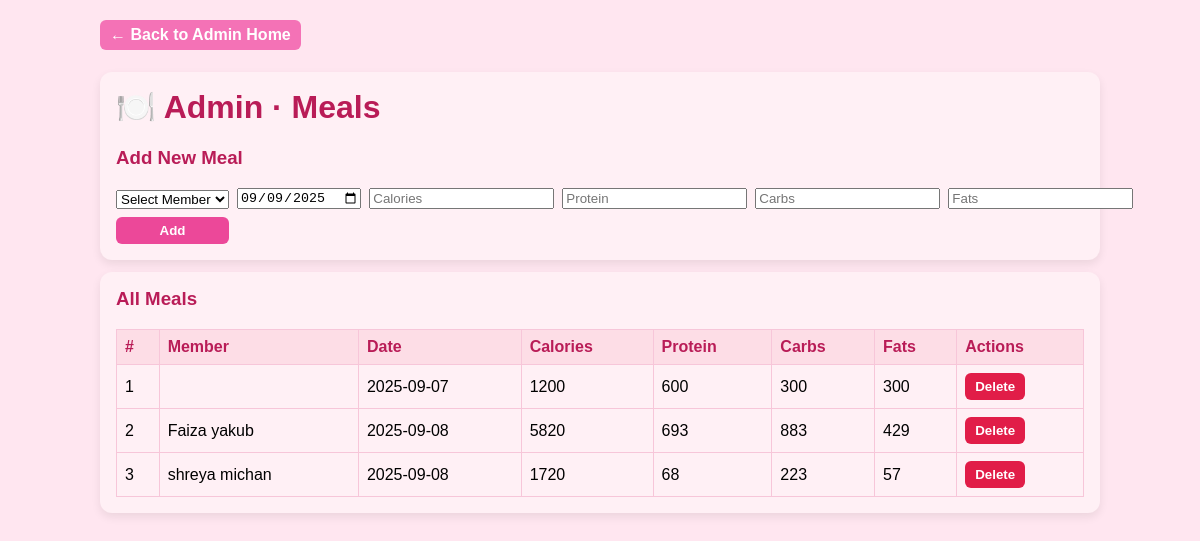
The app's page /admin_meal.php with its own data.
### tables this page shows
CREATE TABLE `meal` (
  `Intake_id` int(50) NOT NULL,
  `member_id` int(11) UNSIGNED DEFAULT NULL,
  `log_date` date NOT NULL,
  `calories` int(10) UNSIGNED NOT NULL DEFAULT 0,
  `protein` int(10) UNSIGNED NOT NULL DEFAULT 0,
  `carbs` int(10) UNSIGNED NOT NULL DEFAULT 0,
  `fats` int(10) UNSIGNED NOT NULL DEFAULT 0
);

CREATE TABLE `member` (
  `Member_id` int(50) NOT NULL,
  `Gender` varchar(10) NOT NULL,
  `Height_cm` int(10) NOT NULL,
  `First_name` varchar(100) NOT NULL,
  `Last_name` varchar(100) NOT NULL,
  `Normal` varchar(50) NOT NULL,
  `Overweight` varchar(50) NOT NULL,
  `Obese` varchar(50) NOT NULL,
  `Weight_kg` int(50) NOT NULL,
  `Goal_weight` int(50) DEFAULT NULL,
  `Birth_data` int(50) NOT NULL,
  `Email` varchar(100) NOT NULL,
  `Password_hash` varchar(255) NOT NULL
);

### admin_meal.php (the view, shortened to what this page needs)
<?php
require_once __DIR__ . "/dbconnect.php";
function h($s){ return htmlspecialchars((string)$s, ENT_QUOTES); }
$sql = "SELECT m.Intake_id, m.member_id, mem.First_name, mem.Last_name,
               m.log_date, m.calories, m.protein, m.carbs, m.fats
        FROM meal m
        LEFT JOIN member mem ON mem.Member_id = m.member_id
        ORDER BY m.Intake_id ASC";
$res = $conn->query($sql);
$meals = $res ? $res->fetch_all(MYSQLI_ASSOC) : [];
?>
<!DOCTYPE html>
<html lang="en">
<head>
</head>
<body>
<div class="wrap">
  <a href="admin_home.php" class="btn btn-back">← Back to Admin Home</a>
  <div class="card">
    <h1>🍽️ Admin · Meals</h1>
    <h3>Add New Meal</h3>
    <form method="post" style="display:grid;grid-template-columns:repeat(6,1fr);gap:8px;align-items:end">
      <select name="member_id" required>
        <option value="">Select Member</option>
      </select>
      <input type="date" name="log_date" value="<?= date('Y-m-d') ?>">
      <input type="number" name="calories" placeholder="Calories" required>
      <input type="number" name="protein" placeholder="Protein">
      <input type="number" name="carbs" placeholder="Carbs">
      <input type="number" name="fats" placeholder="Fats">
      <button class="btn btn-add" type="submit">Add</button>
    </form>
  </div>
  <div class="card">
    <h3>All Meals</h3>
    <?php if (!$meals): ?>
      <p>No meals logged.</p>
    <?php else: ?>
      <table>
        <thead>
          <tr>
            <th>#</th><th>Member</th><th>Date</th>
            <th>Calories</th><th>Protein</th><th>Carbs</th><th>Fats</th><th>Actions</th>
          </tr>
        </thead>
        <tbody>
        <?php foreach ($meals as $i=>$row): ?>
          <tr>
            <td><?= $i+1 ?></td>
            <td><?= h($row['First_name']." ".$row['Last_name']) ?></td>
            <td><?= h($row['log_date']) ?></td>
            <td><?= (int)$row['calories'] ?></td>
            <td><?= (int)$row['protein'] ?></td>
            <td><?= (int)$row['carbs'] ?></td>
            <td><?= (int)$row['fats'] ?></td>
            <td>
              <form method="post" style="display:inline" onsubmit="return confirm('Delete this meal?');">
                <button class="btn btn-danger" type="submit">Delete</button>
              </form>
            </td>
          </tr>
        <?php endforeach; ?>
        </tbody>
      </table>
    <?php endif; ?>
  </div>
</div>
</body>
</html>

### admin_meal.php (style rules this page uses)
body { font-family:Arial,sans-serif; background:#ffe6f0; margin:0; padding:20px; }
.wrap { max-width:1000px;margin:0 auto; }
.card { background:#fff0f5; padding:16px; margin:12px auto; border-radius:12px; box-shadow:0 4px 10px rgba(0,0,0,.08); }
h1,h3 { margin-top:0;color:#b91c57; }
table { width:100%;border-collapse:collapse;margin-top:10px }
th,td { border:1px solid #f7c6d9;padding:8px;text-align:left }
th { background:#fddde6;color:#b91c57 }
.btn { padding:6px 10px; border:none; border-radius:6px; cursor:pointer; font-weight:bold; }
.btn-danger { background:#e11d48;color:#fff }
.btn-add { background:#ec4899;color:#fff }
.btn-back { background:#f472b6; color:#fff; margin-bottom:10px; text-decoration:none; display:inline-block; }

### records on screen
meal: log_date "2025-09-07", calories "1200", protein "600", carbs "300", fats "300"
meal: member.Last_name "Faiza yakub", log_date "2025-09-08", calories "5820", protein "693", carbs "883", fats "429"
meal: member.Last_name "shreya michan", log_date "2025-09-08", calories "1720", protein "68", carbs "223", fats "57"
